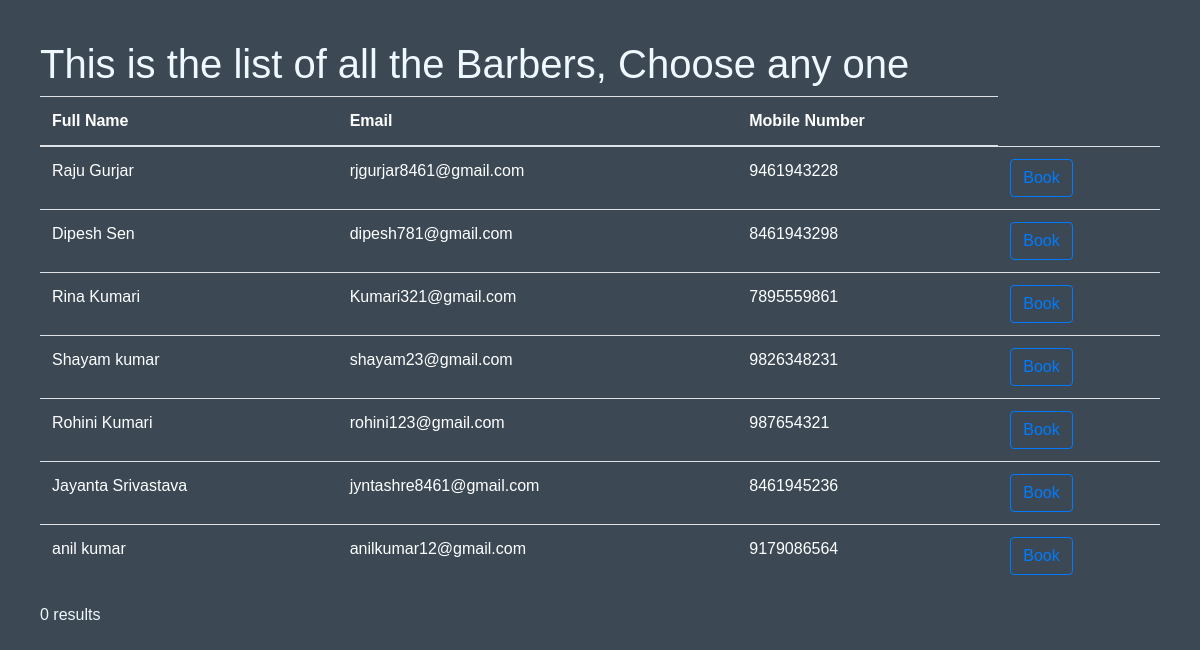
Page /barber_table.php on the committed database.
### tables this page shows
CREATE TABLE `barbers` (
  `barber_id` int(11) NOT NULL,
  `name` varchar(50) NOT NULL,
  `email` varchar(50) NOT NULL,
  `password` varchar(50) NOT NULL,
  `mobile_number` bigint(15) NOT NULL,
  `gender` varchar(10) NOT NULL,
  `user_type` varchar(30) NOT NULL
);

### barber_table.php (the view, shortened to what this page needs)
<?php
include 'config.php';
$customer_name=$_SESSION["customer_name"];
?>
<!DOCTYPE html>
<html lang="en">
<head>
    <link rel="stylesheet" href="card.css">
    <link
    rel="stylesheet"
    href="https://cdn.jsdelivr.net/npm/bootstrap@4.6.0/dist/css/bootstrap.min.css"
  />
  <link rel="stylesheet" href="card.css">
</head>
<body>
      <h1>This is the list of all the Barbers, Choose any one</h1>
      </body>
</html>
<?php
$conn= new mysqli($server,$username,$password,$database);
$sql2="SELECT * FROM barbers";
if ($res2 = mysqli_query($conn, $sql2)) {
    if (mysqli_num_rows($res2) > 0) {
        echo "<div class='conatiner'style=' color:white !important'>";
        echo "<div class='row'>";
        echo "<div class='col-md-12'>";
        echo "<table class='table table-striped shopkeeperTable table-hover' style='color:white'>";
        echo "<thead>";
        echo "<tr>";
        echo "<th>Full Name</th>";
        echo "<th>Email</th>";
        echo "<th>Mobile Number</th>";
        echo "</tr>";
        while ($row2 = mysqli_fetch_array($res2)) {
            echo "<tr>";
            echo "<td>".$row2['name']."</td>";
            echo "<td>".$row2['email']."</td>";
            echo "<td>".$row2['mobile_number']."</td>";
            echo "<td><form action='barbers_customers_packages.php' method='POST'>";
            echo " <button type='submit' class='btn btn-outline-primary' name='barber_book_button' value='".$row2['barber_id']."'>Book</button>";
            echo "</form></td>";
            echo "</tr>";
        }
        echo "</table> </div></div></div>";
    }
    else{
        echo "Error";
    }
}
$sql3="SELECT customer_id FROM customers WHERE name='$customer_name'";
$res3 = $conn->query($sql3);
if ($res3->num_rows > 0) {
  while($row = $res3->fetch_assoc()) {
    $customer_id=$row['customer_id'];
  }
} else {
  echo "0 results";
}

### card.css (style rules this page uses)
body { font-family: "Nunito", sans-serif; background: #3c4954; color: aliceblue; padding: 40px; height: 100%; background-position: center; background-repeat: no-repeat; background-size: cover; background-blend-mode:darken !important; }

### rows in the picture
barbers: name "Raju Gurjar", email "rjgurjar8461@gmail.com", mobile_number "9461943228", $row2['barber_id'] 1 (drawn)
barbers: name "Dipesh Sen", email "dipesh781@gmail.com", mobile_number "8461943298", $row2['barber_id'] 2 (drawn)
barbers: name "Rina Kumari", email "Kumari321@gmail.com", mobile_number "7895559861", $row2['barber_id'] 3 (drawn)
barbers: name "Shayam kumar", email "shayam23@gmail.com", mobile_number "9826348231", $row2['barber_id'] 4 (drawn)
barbers: name "Rohini Kumari", email "rohini123@gmail.com", mobile_number "987654321", $row2['barber_id'] 5 (drawn)
barbers: name "Jayanta Srivastava", email "jyntashre8461@gmail.com", mobile_number "8461945236", $row2['barber_id'] 6 (drawn)
barbers: name "anil kumar", email "anilkumar12@gmail.com", mobile_number "9179086564", $row2['barber_id'] 14 (drawn)
